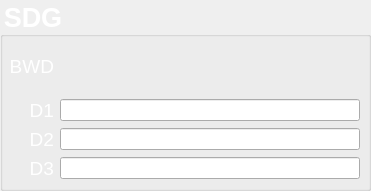
   <widget class="QGroupBox" name="groupBox_5">
    <property name="geometry">
     <rect>
      <x>770</x>
      <y>10</y>
      <width>371</width>
      <height>191</height>
     </rect>
    </property>
    <property name="font">
     <font>
      <pointsize>20</pointsize>
      <weight>75</weight>
      <bold>true</bold>
     </font>
    </property>
    <property name="styleSheet">
     <string notr="true">QGroupBox {
color: #FFFFFF;
}</string>
    </property>
    <property name="title">
     <string>SDG</string>
    </property>
    <widget class="QWidget" name="gridLayoutWidget_4">
     <property name="geometry">
      <rect>
       <x>9</x>
       <y>39</y>
       <width>351</width>
       <height>141</height>
      </rect>
     </property>
     <layout class="QGridLayout" name="gridLayout_4">
      <item row="0" column="1">
       <widget class="caLed" name="caled_4" native="true">
        <property name="rectangular" stdset="0">
         <bool>true</bool>
        </property>
        <property name="ledWidth" stdset="0">
         <number>30</number>
        </property>
        <property name="ledHeight" stdset="0">
         <number>30</number>
        </property>
        <property name="linearGradient" stdset="0">
         <bool>true</bool>
        </property>
        <property name="channel" stdset="0">
         <string notr="true">SDG:bwd</string>
        </property>
        <property name="falseColor" stdset="0">
         <color>
          <red>0</red>
          <green>170</green>
          <blue>0</blue>
         </color>
        </property>
        <property name="trueValue" stdset="0">
         <string>Error</string>
        </property>
        <property name="falseValue" stdset="0">
         <string>Okay</string>
        </property>
       </widget>
      </item>
      <item row="2" column="0">
       <widget class="QLabel" name="label_11">
        <property name="font">
         <font>
          <pointsize>14</pointsize>
          <weight>50</weight>
          <bold>false</bold>
         </font>
        </property>
        <property name="styleSheet">
         <string notr="true">QLabel {color: #FFFFFF;}</string>
        </property>
        <property name="text">
         <string>D2</string>
        </property>
        <property name="alignment">
         <set>Qt::AlignRight|Qt::AlignTrailing|Qt::AlignVCenter</set>
        </property>
       </widget>
      </item>
      <item row="1" column="0">
       <widget class="QLabel" name="label_10">
        <property name="font">
         <font>
          <pointsize>14</pointsize>
          <weight>50</weight>
          <bold>false</bold>
         </font>
        </property>
        <property name="styleSheet">
         <string notr="true">QLabel {color: #FFFFFF;}</string>
        </property>
        <property name="text">
         <string>D1</string>
        </property>
        <property name="alignment">
         <set>Qt::AlignRight|Qt::AlignTrailing|Qt::AlignVCenter</set>
        </property>
       </widget>
      </item>
      <item row="0" column="0">
       <widget class="QLabel" name="label_9">
        <property name="font">
         <font>
          <pointsize>14</pointsize>
          <weight>50</weight>
          <bold>false</bold>
         </font>
        </property>
        <property name="styleSheet">
         <string notr="true">QLabel {color: #FFFFFF;}</string>
        </property>
        <property name="text">
         <string>BWD</string>
        </property>
        <property name="alignment">
         <set>Qt::AlignRight|Qt::AlignTrailing|Qt::AlignVCenter</set>
        </property>
       </widget>
      </item>
      <item row="3" column="0">
       <widget class="QLabel" name="label_12">
        <property name="font">
         <font>
          <pointsize>14</pointsize>
          <weight>50</weight>
          <bold>false</bold>
         </font>
        </property>
        <property name="styleSheet">
         <string notr="true">QLabel {color: #FFFFFF;}</string>
        </property>
        <property name="text">
         <string>D3</string>
        </property>
        <property name="alignment">
         <set>Qt::AlignRight|Qt::AlignTrailing|Qt::AlignVCenter</set>
        </property>
       </widget>
      </item>
      <item row="2" column="1">
       <widget class="caLineEdit" name="calineedit_27">
        <property name="text">
         <string/>
        </property>
        <property name="alignment">
         <set>Qt::AlignCenter</set>
        </property>
        <property name="channel" stdset="0">
         <string notr="true">SDG:D2</string>
        </property>
        <property name="background" stdset="0">
         <color alpha="0">
          <red>255</red>
          <green>255</green>
          <blue>255</blue>
         </color>
        </property>
        <property name="precision" stdset="0">
         <number>1</number>
        </property>
        <property name="maxValue" stdset="0">
         <double>100.000000000000000</double>
        </property>
        <property name="minValue" stdset="0">
         <double>0.000000000000000</double>
        </property>
        <property name="unitsEnabled" stdset="0">
         <bool>true</bool>
        </property>
       </widget>
      </item>
      <item row="3" column="1">
       <widget class="caLineEdit" name="calineedit_28">
        <property name="text">
         <string/>
        </property>
        <property name="alignment">
         <set>Qt::AlignCenter</set>
        </property>
        <property name="channel" stdset="0">
         <string notr="true">SDG:D3</string>
        </property>
        <property name="background" stdset="0">
         <color alpha="0">
          <red>255</red>
          <green>255</green>
          <blue>255</blue>
         </color>
        </property>
        <property name="precision" stdset="0">
         <number>1</number>
        </property>
        <property name="maxValue" stdset="0">
         <double>100.000000000000000</double>
        </property>
        <property name="minValue" stdset="0">
         <double>0.000000000000000</double>
        </property>
        <property name="unitsEnabled" stdset="0">
         <bool>true</bool>
        </property>
       </widget>
      </item>
      <item row="1" column="1">
       <widget class="caLineEdit" name="calineedit_35">
        <property name="text">
         <string/>
        </property>
        <property name="alignment">
         <set>Qt::AlignCenter</set>
        </property>
        <property name="channel" stdset="0">
         <string notr="true">SDG:D1</string>
        </property>
        <property name="background" stdset="0">
         <color alpha="0">
          <red>255</red>
          <green>255</green>
          <blue>255</blue>
         </color>
        </property>
        <property name="precision" stdset="0">
         <number>1</number>
        </property>
        <property name="maxValue" stdset="0">
         <double>100.000000000000000</double>
        </property>
        <property name="minValue" stdset="0">
         <double>0.000000000000000</double>
        </property>
        <property name="unitsEnabled" stdset="0">
         <bool>true</bool>
        </property>
       </widget>
      </item>
     </layout>
    </widget>
   </widget>
